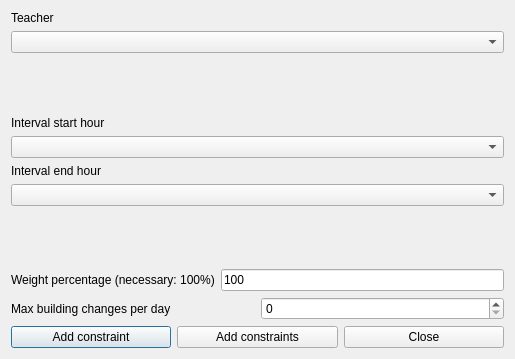
<?xml version="1.0" encoding="UTF-8"?>
<ui version="4.0">
 <class>AddConstraintTeacherMaxBuildingChangesPerDayInIntervalForm_template</class>
 <widget class="QDialog" name="AddConstraintTeacherMaxBuildingChangesPerDayInIntervalForm_template">
  <property name="geometry">
   <rect>
    <x>0</x>
    <y>0</y>
    <width>514</width>
    <height>359</height>
   </rect>
  </property>
  <property name="windowTitle">
   <string extracomment="This is the title of the dialog to add a new constraint of this type">Add teacher max building changes per day in interval</string>
  </property>
  <layout class="QGridLayout" name="gridLayout">
   <item row="3" column="0">
    <layout class="QVBoxLayout" name="verticalLayout_2">
     <item>
      <widget class="QLabel" name="endTextLabel">
       <property name="frameShape">
        <enum>QFrame::NoFrame</enum>
       </property>
       <property name="frameShadow">
        <enum>QFrame::Plain</enum>
       </property>
       <property name="text">
        <string>Interval end hour</string>
       </property>
       <property name="wordWrap">
        <bool>false</bool>
       </property>
      </widget>
     </item>
     <item>
      <widget class="QComboBox" name="endHourComboBox">
       <property name="editable">
        <bool>false</bool>
       </property>
       <property name="insertPolicy">
        <enum>QComboBox::NoInsert</enum>
       </property>
       <property name="duplicatesEnabled">
        <bool>false</bool>
       </property>
      </widget>
     </item>
    </layout>
   </item>
   <item row="1" column="0">
    <spacer name="spacer1">
     <property name="orientation">
      <enum>Qt::Vertical</enum>
     </property>
     <property name="sizeType">
      <enum>QSizePolicy::Expanding</enum>
     </property>
     <property name="sizeHint" stdset="0">
      <size>
       <width>20</width>
       <height>21</height>
      </size>
     </property>
    </spacer>
   </item>
   <item row="5" column="0">
    <layout class="QHBoxLayout">
     <item>
      <widget class="QLabel" name="weightTextLabel">
       <property name="frameShape">
        <enum>QFrame::NoFrame</enum>
       </property>
       <property name="frameShadow">
        <enum>QFrame::Plain</enum>
       </property>
       <property name="text">
        <string>Weight percentage (necessary: 100%)</string>
       </property>
       <property name="wordWrap">
        <bool>false</bool>
       </property>
      </widget>
     </item>
     <item>
      <widget class="QLineEdit" name="weightLineEdit">
       <property name="text">
        <string notr="true">100</string>
       </property>
      </widget>
     </item>
    </layout>
   </item>
   <item row="4" column="0">
    <spacer name="verticalSpacer">
     <property name="orientation">
      <enum>Qt::Vertical</enum>
     </property>
     <property name="sizeHint" stdset="0">
      <size>
       <width>493</width>
       <height>24</height>
      </size>
     </property>
    </spacer>
   </item>
   <item row="2" column="0">
    <layout class="QVBoxLayout" name="verticalLayout">
     <item>
      <widget class="QLabel" name="startTextLabel">
       <property name="frameShape">
        <enum>QFrame::NoFrame</enum>
       </property>
       <property name="frameShadow">
        <enum>QFrame::Plain</enum>
       </property>
       <property name="text">
        <string>Interval start hour</string>
       </property>
       <property name="wordWrap">
        <bool>false</bool>
       </property>
      </widget>
     </item>
     <item>
      <widget class="QComboBox" name="startHourComboBox">
       <property name="editable">
        <bool>false</bool>
       </property>
       <property name="insertPolicy">
        <enum>QComboBox::NoInsert</enum>
       </property>
       <property name="duplicatesEnabled">
        <bool>false</bool>
       </property>
      </widget>
     </item>
    </layout>
   </item>
   <item row="7" column="0">
    <layout class="QHBoxLayout">
     <item>
      <widget class="QPushButton" name="addConstraintPushButton">
       <property name="text">
        <string>Add constraint</string>
       </property>
      </widget>
     </item>
     <item>
      <widget class="QPushButton" name="addConstraintsPushButton">
       <property name="text">
        <string>Add constraints</string>
       </property>
      </widget>
     </item>
     <item>
      <widget class="QPushButton" name="closePushButton">
       <property name="text">
        <string>Close</string>
       </property>
      </widget>
     </item>
    </layout>
   </item>
   <item row="6" column="0">
    <layout class="QHBoxLayout">
     <item>
      <widget class="QLabel" name="textLabel1">
       <property name="text">
        <string>Max building changes per day</string>
       </property>
       <property name="wordWrap">
        <bool>false</bool>
       </property>
      </widget>
     </item>
     <item>
      <widget class="QSpinBox" name="maxChangesSpinBox"/>
     </item>
    </layout>
   </item>
   <item row="0" column="0">
    <layout class="QVBoxLayout" name="verticalLayout_3">
     <item>
      <widget class="QLabel" name="teacherTextLabel">
       <property name="frameShape">
        <enum>QFrame::NoFrame</enum>
       </property>
       <property name="frameShadow">
        <enum>QFrame::Plain</enum>
       </property>
       <property name="text">
        <string>Teacher</string>
       </property>
       <property name="wordWrap">
        <bool>false</bool>
       </property>
      </widget>
     </item>
     <item>
      <widget class="QComboBox" name="teachersComboBox">
       <property name="editable">
        <bool>false</bool>
       </property>
       <property name="insertPolicy">
        <enum>QComboBox::NoInsert</enum>
       </property>
       <property name="duplicatesEnabled">
        <bool>false</bool>
       </property>
      </widget>
     </item>
    </layout>
   </item>
  </layout>
 </widget>
 <layoutdefault spacing="6" margin="11"/>
 <resources/>
 <connections/>
</ui>
